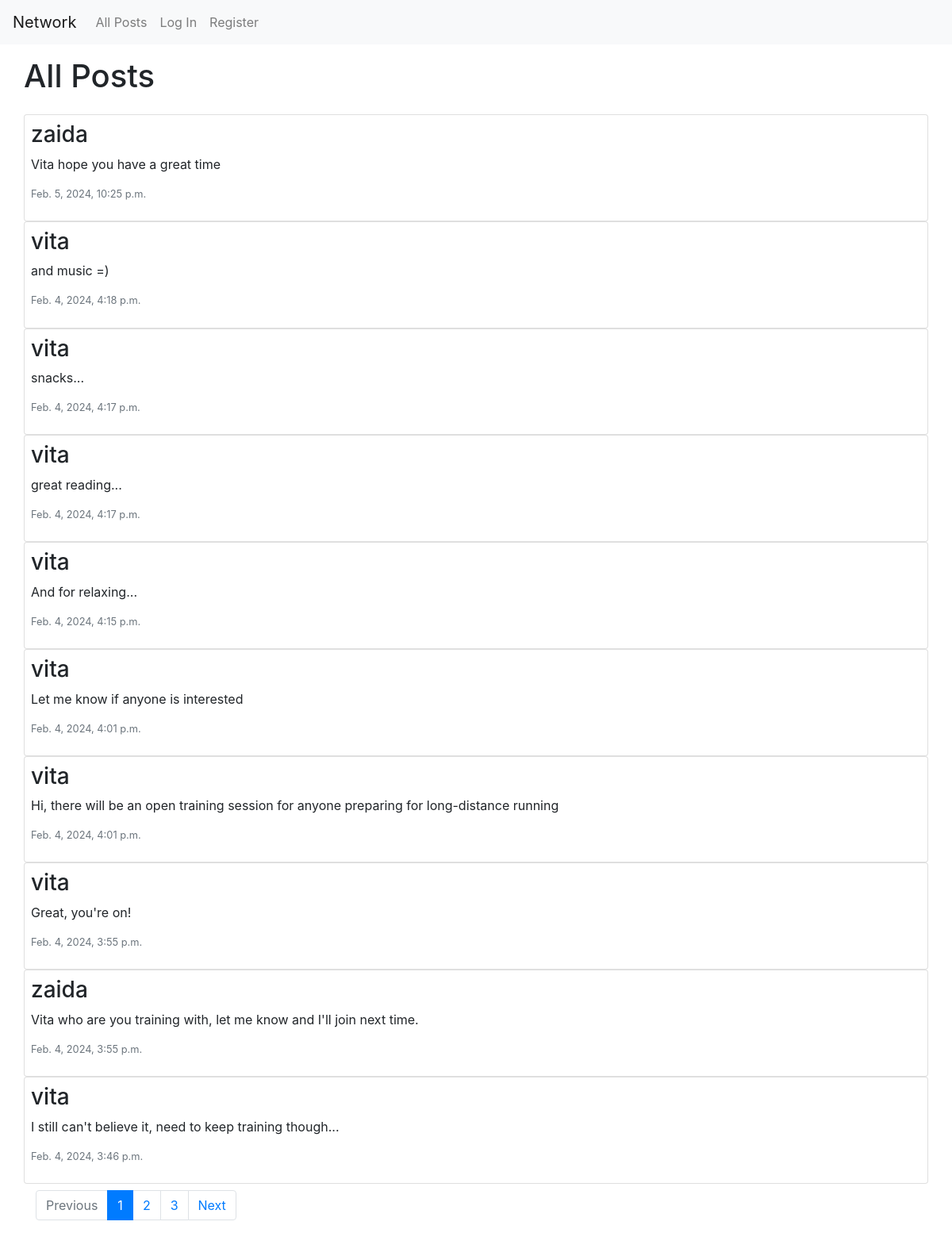
The page / on the database its author committed.
### network/models.py (models this page shows, shortened)
class Post(models.Model):
    author= models.ForeignKey("User", on_delete=models.CASCADE, related_name='posts')
    content = models.CharField(max_length=300)
    timestamp = models.DateTimeField(auto_now_add=True)
    like = models.IntegerField(default=0)

class User(AbstractUser):
    pass

### network/views.py (the view)
# urls.py: path("", views.index, name="index"),
def index(request):
    posts = Post.objects.all().order_by('id').reverse()
    paginator = Paginator(posts, 10)
    page_number = request.GET.get('page')
    page_obj = paginator.get_page(page_number)
    allLikes = Like.objects.all()
    postsLiked = []
    try:
        for like in allLikes:
            if like.user.id == request.user.id:
                postsLiked.append(like.post.id)
    except:
        postsLiked = []
    return render(request, "network/index.html", {
        'posts': posts,
        'page_obj': page_obj,
        'postsLiked': postsLiked
    })

### network/templates/network/index.html (shortened to what this page needs)
{% extends "network/layout.html" %} {% load static %} {% block body %}
<div id="title" class="row my-3">
  <h1>All Posts</h1>
</div>
<div id="posts-view">
  <div id="all-posts">
    {% for post in page_obj %}
    <div class="row post card p-2">
      <h3>
        {% if user.is_authenticated %}
        <a href="{% url 'profile' user_id=post.author.id%}">{{post.author}}</a>
        {% else %} {{post.author}} {% endif %}
      </h3>
      <p id="content_{{ post.id }}">{{ post.content }}</p>
      <p class="text-secondary lh-1 small">{{ post.timestamp }}</p>
    </div>
    {% endfor %}
  </div>
  <nav aria-label="All Posts navigation">
    {% if page_obj.has_other_pages %}
    <ul class="pagination mt-2">
      {% if page_obj.has_previous %}
      <li class="page-item">
        <a class="page-link" href="?page={{ page_obj.previous_page_number }}"
          >Previous</a
        >
      </li>
      {% else %}
      <li class="page-item disabled">
        <span class="page-link">Previous</span>
      </li>
      {% endif %} {{""}} {% for page_number in page_obj.paginator.page_range%}
      {{""}} {% if page_obj.number == page_number %}
      <li class="active page-item">
        <span class="page-link"
          >{{ page_number }} <span class="sr-only">(current)</span></span
        >
      </li>
      {% else %}
      <li class="page-item">
        <a class="page-link" href="?page={{ page_number }}"
          >{{ page_number }}</a
        >
      </li>
      {% endif %} {% endfor %} {% if page_obj.has_next %}
      <li class="page-item">
        <a class="page-link" href="?page={{ page_obj.next_page_number }}"
          >Next</a
        >
      </li>
      {% else %}
      <li class="disabled page-item"><span class="page-link">Next</span></li>
      {% endif %}
    </ul>
    {% endif %}
  </nav>
</div>
{% endblock %}

### rows shown on the page
Post: author "zaida", content "Vita hope you have a great time", timestamp "Feb. 5, 2024, 10:25 p.m."
Post: author "vita", content "and music =)", timestamp "Feb. 4, 2024, 4:18 p.m."
Post: author "vita", content "snacks...", timestamp "Feb. 4, 2024, 4:17 p.m."
Post: author "vita", content "great reading...", timestamp "Feb. 4, 2024, 4:17 p.m."
Post: author "vita", content "And for relaxing...", timestamp "Feb. 4, 2024, 4:15 p.m."
Post: author "vita", content "Let me know if anyone is interested", timestamp "Feb. 4, 2024, 4:01 p.m."
Post: author "vita", content "Hi, there will be an open training session for anyone preparing for long-distance running", timestamp "Feb. 4, 2024, 4:01 p.m."
Post: author "vita", content "Great, you're on!", timestamp "Feb. 4, 2024, 3:55 p.m."
Post: author "zaida", content "Vita who are you training with, let me know and I'll join next time.", timestamp "Feb. 4, 2024, 3:55 p.m."
Post: author "vita", content "I still can't believe it, need to keep training though...", timestamp "Feb. 4, 2024, 3:46 p.m."

### other values the page prints
{{ page_number }} "1"
{{ page_number }} "2" "3"
